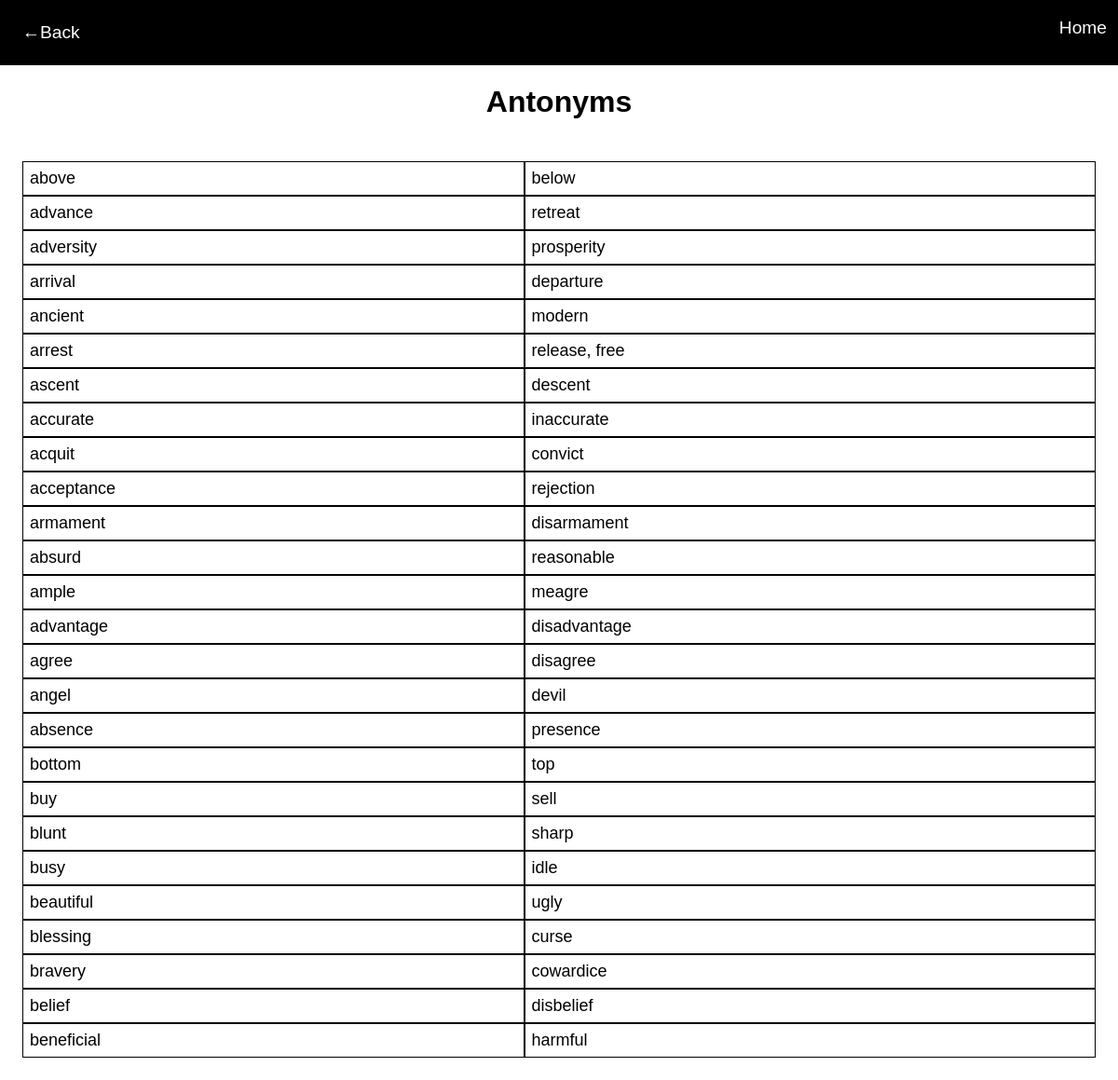
/vocabulary/Antonyms, run on the app's committed database.
### aptitudes/models.py (models this page shows)
class vocabulary(models.Model):
    topic = models.TextField()
    category = models.TextField(null=True)
    question = models.TextField(null=True)
    answer = models.TextField(null=True)
    def __str__(self):
        return self.topic

### aptitude/views.py (the view)
# urls.py: path('vocabulary/<str:topic>',views.vocab,name='vocab'),
def vocab(request,topic):
    a = vocabulary.objects.filter(topic=topic)
    data= {'key':a}
    x=[]
    for i in data["key"]:
        if i not in x:
            x.append(str(i))
            break
    print(x)
    return render(request, "vocab.html",{'key':a, 'data':x})

### templates/vocab.html (shortened to what this page needs)
<!DOCTYPE html>
<html lang="en">
<head>
</head>
<body>
    {% include 'header.html' %}
    <center class="center">
        {% for i in data %}
            <h1>{{i}}</h1>
        {% endfor %}
    </center>
    <table border="1" cellspacing="0">
        {% for i in key %}
            <tr>
                <td>{{i.question}}</td>
                <td>{{i.answer}}</td>
            </tr>
        {% endfor %}
    </table>
</body>
</html>

### templates/vocab.html (style rules this page uses)
* { box-sizing: border-box; }
body { margin: 0; font-family: Arial, sans-serif; background-color: white; }
table { width: 100%; padding: 2%; border: 1px black; }
td { padding: 7px; font-size: large; border: 1px solid black; }

### data on the page
vocabulary: data "Antonyms", question "above", answer "below"
vocabulary: question "advance", answer "retreat"
vocabulary: question "adversity", answer "prosperity"
vocabulary: question "arrival", answer "departure"
vocabulary: question "ancient", answer "modern"
vocabulary: question "arrest", answer "release, free"
vocabulary: question "ascent", answer "descent"
vocabulary: question "accurate", answer "inaccurate"
vocabulary: question "acquit", answer "convict"
vocabulary: question "acceptance", answer "rejection"
vocabulary: question "armament", answer "disarmament"
vocabulary: question "absurd", answer "reasonable"
vocabulary: question "ample", answer "meagre"
vocabulary: question "advantage", answer "disadvantage"
vocabulary: question "agree", answer "disagree"
vocabulary: question "angel", answer "devil"
vocabulary: question "absence", answer "presence"
vocabulary: question "bottom", answer "top"
vocabulary: question "buy", answer "sell"
vocabulary: question "blunt", answer "sharp"
vocabulary: question "busy", answer "idle"
vocabulary: question "beautiful", answer "ugly"
vocabulary: question "blessing", answer "curse"
vocabulary: question "bravery", answer "cowardice"
vocabulary: question "belief", answer "disbelief"
vocabulary: question "beneficial", answer "harmful"
